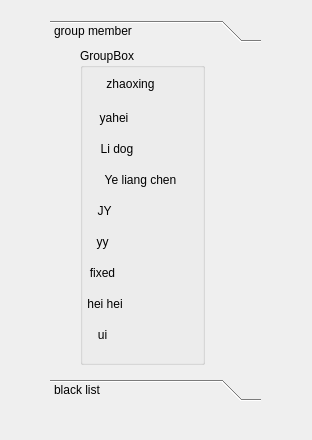
<?xml version="1.0" encoding="UTF-8"?>
<ui version="4.0">
 <class>drawer</class>
 <widget class="QWidget" name="drawer">
  <property name="geometry">
   <rect>
    <x>0</x>
    <y>0</y>
    <width>312</width>
    <height>440</height>
   </rect>
  </property>
  <property name="windowTitle">
   <string>Dchat</string>
  </property>
  <property name="windowIcon">
   <iconset resource="imagesrsc.qrc">
    <normaloff>:/素材/png-1205.png</normaloff>:/素材/png-1205.png</iconset>
  </property>
  <widget class="QToolBox" name="toolBox">
   <property name="geometry">
    <rect>
     <x>50</x>
     <y>20</y>
     <width>211</width>
     <height>381</height>
    </rect>
   </property>
   <property name="currentIndex">
    <number>0</number>
   </property>
   <widget class="QWidget" name="groupMember">
    <property name="geometry">
     <rect>
      <x>0</x>
      <y>0</y>
      <width>211</width>
      <height>319</height>
     </rect>
    </property>
    <attribute name="label">
     <string>group member</string>
    </attribute>
    <widget class="QWidget" name="layoutWidget">
     <property name="geometry">
      <rect>
       <x>30</x>
       <y>0</y>
       <width>125</width>
       <height>317</height>
      </rect>
     </property>
     <layout class="QVBoxLayout" name="verticalLayout_2">
      <item>
       <widget class="QGroupBox" name="groupBox">
        <property name="title">
         <string>GroupBox</string>
        </property>
        <property name="flat">
         <bool>false</bool>
        </property>
        <widget class="QWidget" name="layoutWidget">
         <property name="geometry">
          <rect>
           <x>0</x>
           <y>20</y>
           <width>123</width>
           <height>281</height>
          </rect>
         </property>
         <layout class="QVBoxLayout" name="verticalLayout">
          <item>
           <widget class="QToolButton" name="toolButton_1">
            <property name="minimumSize">
             <size>
              <width>101</width>
              <height>31</height>
             </size>
            </property>
            <property name="text">
             <string>zhaoxing</string>
            </property>
            <property name="icon">
             <iconset resource="imagesrsc.qrc">
              <normaloff>:/images/1.jpg</normaloff>:/images/1.jpg</iconset>
            </property>
            <property name="toolButtonStyle">
             <enum>Qt::ToolButtonTextBesideIcon</enum>
            </property>
            <property name="autoRaise">
             <bool>true</bool>
            </property>
           </widget>
          </item>
          <item>
           <widget class="QToolButton" name="toolButton_7">
            <property name="minimumSize">
             <size>
              <width>68</width>
              <height>25</height>
             </size>
            </property>
            <property name="text">
             <string>yahei</string>
            </property>
            <property name="icon">
             <iconset resource="imagesrsc.qrc">
              <normaloff>:/images/6.jpg</normaloff>:/images/6.jpg</iconset>
            </property>
            <property name="toolButtonStyle">
             <enum>Qt::ToolButtonTextBesideIcon</enum>
            </property>
            <property name="autoRaise">
             <bool>true</bool>
            </property>
           </widget>
          </item>
          <item>
           <widget class="QToolButton" name="toolButton_2">
            <property name="minimumSize">
             <size>
              <width>74</width>
              <height>25</height>
             </size>
            </property>
            <property name="text">
             <string>Li dog</string>
            </property>
            <property name="icon">
             <iconset resource="imagesrsc.qrc">
              <normaloff>:/images/2.jpg</normaloff>:/images/2.jpg</iconset>
            </property>
            <property name="toolButtonStyle">
             <enum>Qt::ToolButtonTextBesideIcon</enum>
            </property>
            <property name="autoRaise">
             <bool>true</bool>
            </property>
           </widget>
          </item>
          <item>
           <widget class="QToolButton" name="toolButton_3">
            <property name="minimumSize">
             <size>
              <width>121</width>
              <height>25</height>
             </size>
            </property>
            <property name="text">
             <string>Ye liang chen</string>
            </property>
            <property name="icon">
             <iconset resource="imagesrsc.qrc">
              <normaloff>:/images/3.jpg</normaloff>:/images/3.jpg</iconset>
            </property>
            <property name="toolButtonStyle">
             <enum>Qt::ToolButtonTextBesideIcon</enum>
            </property>
            <property name="autoRaise">
             <bool>true</bool>
            </property>
           </widget>
          </item>
          <item>
           <widget class="QToolButton" name="toolButton_5">
            <property name="minimumSize">
             <size>
              <width>49</width>
              <height>25</height>
             </size>
            </property>
            <property name="text">
             <string>JY</string>
            </property>
            <property name="icon">
             <iconset resource="imagesrsc.qrc">
              <normaloff>:/images/5.jpg</normaloff>:/images/5.jpg</iconset>
            </property>
            <property name="toolButtonStyle">
             <enum>Qt::ToolButtonTextBesideIcon</enum>
            </property>
            <property name="autoRaise">
             <bool>true</bool>
            </property>
           </widget>
          </item>
          <item>
           <widget class="QToolButton" name="toolButton_6">
            <property name="minimumSize">
             <size>
              <width>45</width>
              <height>25</height>
             </size>
            </property>
            <property name="text">
             <string>yy</string>
            </property>
            <property name="icon">
             <iconset resource="imagesrsc.qrc">
              <normaloff>:/images/6.jpg</normaloff>:/images/6.jpg</iconset>
            </property>
            <property name="toolButtonStyle">
             <enum>Qt::ToolButtonTextBesideIcon</enum>
            </property>
            <property name="autoRaise">
             <bool>true</bool>
            </property>
           </widget>
          </item>
          <item>
           <widget class="QToolButton" name="toolButton_9">
            <property name="minimumSize">
             <size>
              <width>45</width>
              <height>25</height>
             </size>
            </property>
            <property name="text">
             <string>fixed</string>
            </property>
            <property name="icon">
             <iconset resource="imagesrsc.qrc">
              <normaloff>:/images/8.jpg</normaloff>:/images/8.jpg</iconset>
            </property>
            <property name="toolButtonStyle">
             <enum>Qt::ToolButtonTextBesideIcon</enum>
            </property>
            <property name="autoRaise">
             <bool>true</bool>
            </property>
           </widget>
          </item>
          <item>
           <widget class="QToolButton" name="toolButton_8">
            <property name="minimumSize">
             <size>
              <width>45</width>
              <height>25</height>
             </size>
            </property>
            <property name="text">
             <string>hei hei</string>
            </property>
            <property name="icon">
             <iconset resource="imagesrsc.qrc">
              <normaloff>:/images/9.jpg</normaloff>:/images/9.jpg</iconset>
            </property>
            <property name="toolButtonStyle">
             <enum>Qt::ToolButtonTextBesideIcon</enum>
            </property>
            <property name="autoRaise">
             <bool>true</bool>
            </property>
           </widget>
          </item>
          <item>
           <widget class="QToolButton" name="toolButton_4">
            <property name="minimumSize">
             <size>
              <width>45</width>
              <height>25</height>
             </size>
            </property>
            <property name="text">
             <string>ui</string>
            </property>
            <property name="icon">
             <iconset resource="imagesrsc.qrc">
              <normaloff>:/images/7.jpg</normaloff>:/images/7.jpg</iconset>
            </property>
            <property name="toolButtonStyle">
             <enum>Qt::ToolButtonTextBesideIcon</enum>
            </property>
            <property name="autoRaise">
             <bool>true</bool>
            </property>
           </widget>
          </item>
         </layout>
        </widget>
       </widget>
      </item>
     </layout>
    </widget>
   </widget>
   <widget class="QWidget" name="blackList">
    <property name="geometry">
     <rect>
      <x>0</x>
      <y>0</y>
      <width>211</width>
      <height>319</height>
     </rect>
    </property>
    <attribute name="label">
     <string>black list</string>
    </attribute>
   </widget>
  </widget>
 </widget>
 <resources>
  <include location="imagesrsc.qrc"/>
 </resources>
 <connections/>
</ui>
